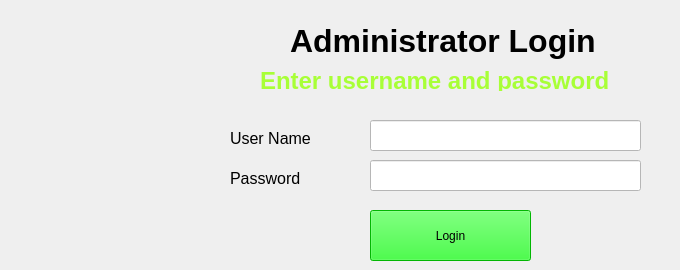
    <widget class="QWidget" name="tab">
     <attribute name="title">
      <string>login</string>
     </attribute>
     <widget class="QLabel" name="label_2">
      <property name="geometry">
       <rect>
        <x>290</x>
        <y>20</y>
        <width>381</width>
        <height>41</height>
       </rect>
      </property>
      <property name="font">
       <font>
        <pointsize>24</pointsize>
        <weight>75</weight>
        <bold>true</bold>
       </font>
      </property>
      <property name="text">
       <string>Administrator Login</string>
      </property>
     </widget>
     <widget class="QLabel" name="l01">
      <property name="geometry">
       <rect>
        <x>260</x>
        <y>70</y>
        <width>401</width>
        <height>21</height>
       </rect>
      </property>
      <property name="font">
       <font>
        <pointsize>18</pointsize>
        <weight>75</weight>
        <bold>true</bold>
       </font>
      </property>
      <property name="styleSheet">
       <string notr="true">color: rgb(168, 255, 55);</string>
      </property>
      <property name="text">
       <string>Enter username and password</string>
      </property>
     </widget>
     <widget class="QLabel" name="label_4">
      <property name="geometry">
       <rect>
        <x>230</x>
        <y>130</y>
        <width>161</width>
        <height>16</height>
       </rect>
      </property>
      <property name="font">
       <font>
        <pointsize>12</pointsize>
       </font>
      </property>
      <property name="text">
       <string>User Name</string>
      </property>
     </widget>
     <widget class="QLabel" name="label_5">
      <property name="geometry">
       <rect>
        <x>230</x>
        <y>170</y>
        <width>141</width>
        <height>16</height>
       </rect>
      </property>
      <property name="font">
       <font>
        <pointsize>12</pointsize>
       </font>
      </property>
      <property name="text">
       <string>Password</string>
      </property>
     </widget>
     <widget class="QLineEdit" name="tb01">
      <property name="geometry">
       <rect>
        <x>370</x>
        <y>120</y>
        <width>271</width>
        <height>31</height>
       </rect>
      </property>
      <property name="font">
       <font>
        <pointsize>12</pointsize>
       </font>
      </property>
      <property name="styleSheet">
       <string notr="true">background-color: rgb(255, 255, 255);</string>
      </property>
      <property name="text">
       <string/>
      </property>
     </widget>
     <widget class="QLineEdit" name="tb02">
      <property name="geometry">
       <rect>
        <x>370</x>
        <y>160</y>
        <width>271</width>
        <height>31</height>
       </rect>
      </property>
      <property name="font">
       <font>
        <pointsize>12</pointsize>
       </font>
      </property>
      <property name="styleSheet">
       <string notr="true">background-color: rgb(255, 255, 255);</string>
      </property>
      <property name="text">
       <string/>
      </property>
      <property name="echoMode">
       <enum>QLineEdit::Password</enum>
      </property>
     </widget>
     <widget class="QPushButton" name="b01">
      <property name="geometry">
       <rect>
        <x>370</x>
        <y>210</y>
        <width>161</width>
        <height>51</height>
       </rect>
      </property>
      <property name="styleSheet">
       <string notr="true">background-color: rgb(3, 255, 3);

font: 12pt &quot;MS Shell Dlg 2&quot;;</string>
      </property>
      <property name="text">
       <string>Login</string>
      </property>
     </widget>
     <widget class="QLabel" name="label_6">
      <property name="geometry">
       <rect>
        <x>60</x>
        <y>80</y>
        <width>111</width>
        <height>111</height>
       </rect>
      </property>
      <property name="text">
       <string/>
      </property>
      <property name="pixmap">
       <pixmap>login.png</pixmap>
      </property>
     </widget>
    </widget>
